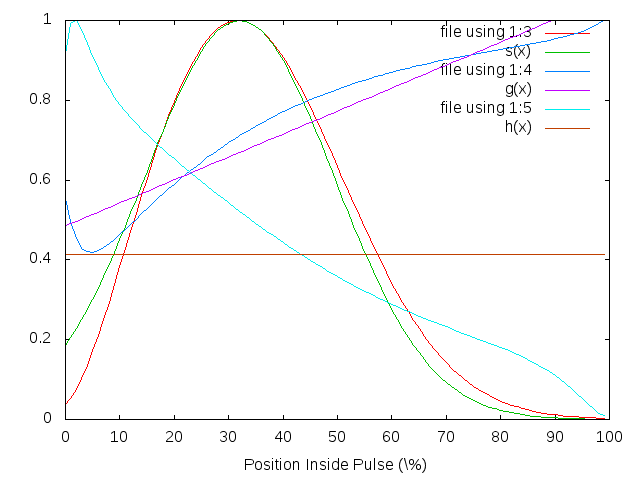

This chart was generated by the following gnuplot code:
set term png
set output "Vmax.png"
file="Vmax.dat"

stats file using 3 name "A"
s(x)=A_max*exp(-((x-A_index_max)**2/(2*s1**2)))
s1=15
fit s(x) file using 1:3 via s1

g(x)=g1+g2*x
fit g(x) file using 1:4 via g1,g2

h(x)=h1
fit h(x) file using 1:5 via h1

set xlabel "Position Inside Pulse (\\%)"
set yrange [0:1]
plot file using 1:3 with lines,\
     s(x) with lines,\
     file using 1:4 with lines,\
     g(x) with lines,\
     file using 1:5 with lines,\
     h(x) with lines
